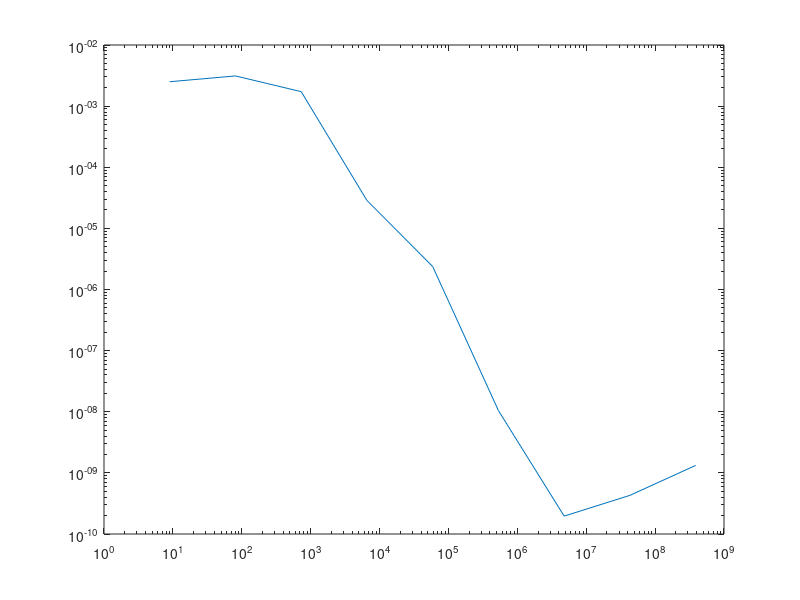

This figure's MATLAB source:
function main_1D_HPS_converge
% this is a full 1D HPS code

% number of chebyshev discretization points per leaf
Ncheb = 9;
%box_geom = geometry for which the problem is considered
%box_geom = domain = Omega
box_geom = [0 1];


%  number of levels in the HPS method
L = 1:10;
% xp  = a point in box_geom where we want to
%       look at the convergence.
xp = 0.1;
% upt(j) = approximate solution at xp with L(j)
%           discretization points.
upt = zeros(1,length(L));


for j =1:length(L)
    %nlevel = number of levels in the tree;
    nlevel = L(j);

    % precompute the solver
    NODES = create_solver(Ncheb,box_geom,nlevel);

    xxext = NODES{13,1};
    % create the boundary data
    [ubdy,~] = create_bdy_data(xxext);

    % build the particular solution operators
    [u] = upward_sweep(NODES);

    % Create solution that specified by boundary
    % data

    [u] = downward_sweep(NODES,u,ubdy');

    % create a list of all the leaf boxes
    leaf_list = makeleaf_list(NODES);

    %  sweep over leaves to find box that xp lives
    %  in and compute the approximate
    for l = 1:length(leaf_list)
        jbox = leaf_list(l);
        box = NODES{1,jbox};
        % figure out if the
        if (xp>box(1) && xp<=box(2))
            % points in the leaf box
            xx = NODES{10,jbox};
            % create interpolation
            Interp = LOCAL_interpolation_matrix(xp',xx');
            % extract the solution on the leaf box
            uapp = u{2,jbox};
            % create the approximate soluiton at xp
            upt(j) =Interp*uapp;
        end
    end
end
ima = sqrt(-1);
kh = 10;
uex = exp(ima*kh*xp);

% look at the convergence
err = zeros(1,length(L)-1);
for j = 1:length(L)
    if j>1
        err(1,j-1) = abs(upt(j)-upt(j-1))/abs(upt(j));
    end
end

% plot of the N vs error
figure(2)
loglog(Ncheb.^L(1:end-1),err)

% p estimate order
nn = Ncheb.^L(1:end-1);
h = 1./nn;
log(abs(err(1,1:end-1)./err(1,2:end)))


return

function NODES = create_solver(Ncheb,box_geom,nlevel)

% create the binary tree
NODES = create_tree(box_geom,nlevel);

nboxes = size(NODES,2);

for ibox = nboxes:-1:1
    if NODES{5,ibox} ==0
        NODES = process_leaf(ibox,NODES,Ncheb);
    else
        NODES = mergetwo(NODES,ibox);
    end


end



return


function NODES = create_tree(box_geom,nlevel)

nboxes = 0;
for j = 0:nlevel
    nboxes = nboxes+2^j;
end

NODES = cell(50,nboxes);

NODES{1,1} = box_geom;
NODES{2,1} = 0;

icount = 1;
for ibox = 1:nboxes-2^nlevel
    ison1 = icount+1;
    ison2 = icount+2;
    box_geom = NODES{1,ibox};
    mid = 0.5*(box_geom(1)+box_geom(2));
    NODES{1,ison1} = [box_geom(1) mid];
    NODES{1,ison2} = [mid box_geom(2)];
    NODES{4,ibox} = [ison1 ison2];
    NODES{5,ibox} = 2;
    NODES{3,ison1} = ibox;
    NODES{3,ison2} = ibox;
    NODES{2,ison1} = NODES{1,ibox}+1;
    NODES{2,ison2} = NODES{1,ibox}+1;
    NODES{5,ison1} = 0;
    NODES{5,ison2} = 0;
    icount = icount+2;
end

return


function src = create_source(xx)
% xx are the interior points
% src = -sin(xx);

% alpha = 1/(5*pi);
% src  = -2./(alpha+xx).^3.*cos(1./(alpha+xx));

src = 1/sqrt(.1*pi)*exp(-(xx-0.875).^2/0.05);


return

function [ubdy,un] = create_bdy_data(xx)
% xx are the points on the boundary

% % u at boundary
% ubdy = sin(xx);
% % flux of solution at boundary
% un = cos(xx);

alpha = 1/(5*pi);
kh = 10;
ima = sqrt(-1);
% ubdy = 0*sin(1./(alpha+xx));
% un = -1./(alpha+xx).^2.*cos(1./(alpha+xx));
ubdy = exp(ima*kh*xx);
un = ima*kh*exp(ima*kh*xx);

return

function [xvec,D] = get_cheb(N_side,a)

[D,xvec] = LOCAL_cheb(N_side-1);
xvec     = a*xvec(end:(-1):1);
D        = (1/a)*D;


return

function [NODES] = process_leaf(ibox,NODES,Ncheb)

box_geom = NODES{1,ibox};
a = 0.5*(box_geom(2)-box_geom(1));
xc = 0.5*(box_geom(2)+box_geom(1));

[xvec,D] = get_cheb(Ncheb,a);


xx = xc + xvec;
hmin = xvec(2)-xvec(1);

% get ordering for points.
Jint     = find(abs(xvec) < (a - 0.5*hmin));
Jext = LOCAL_complement_vector(Jint,Ncheb);

%create the derivative operator. Here it d^2/dx^2
% A = D^2;

kappa = 10;
m = 200;
c = 2 +2./(1+exp(m*(xx-0.2)));
d = (kappa./c).^2;
A = -D^2-diag(d);


F                = inv(A(Jint,Jint));
% Create particular solution operator
S             = zeros(Ncheb,length(Jext));
S(Jext,:) = eye(length(Jext));
S(Jint,:)     =  -F*A(Jint,Jext);

NODES{24,ibox} = S;
T  = -D(Jext,:)*S;
NODES{23,ibox} = T;
% create homogenous solution operator.
Fbig         = zeros(Ncheb,length(Jint));
Fbig(Jint,:) = F;
H = -D(Jext,:)*Fbig;

% particular solution
%  the solution operator
NODES{25,ibox} = Fbig;
%  for creating normal derivative.
NODES{26,ibox} = H;

NODES{10,ibox} = xx;
NODES{13,ibox} = xx(Jext);
NODES{28,ibox} = Jint;


return


function indc = LOCAL_complement_vector(indi,N)
indtmp = 1:N;
indtmp(indi) = 2*N*ones(1,length(indi));
indtmp = sort(indtmp);
indc = indtmp(1:(N - length(indi)));
return
%%%%%%%%%%%%%%%%%%%%%%%%%%%%%%%%%%%%%%%%%%%%%%%%%%%%%%%%%%%%%%%%%%%%%%%%%%%
% This function computes the Chebyshev nodes on [-1,1].
% It also computes a differentiation operator.
% It is modified from a code by Nick Trefethen.
%%%%%%%%%%%%%%%%%%%%%%%%%%%%%%%%%%%%%%%%%%%%%%%%%%%%%%%%%%%%%%%%%%%%%%%%%%%

function [D,x] = LOCAL_cheb(N)

if N==0
    D=0;
    x=1;
    return
end
x = cos(pi*(0:N)/N)';
c = [2; ones(N-1,1); 2].*(-1).^(0:N)';
X = repmat(x,1,N+1);
dX = X-X';
D  = (c*(1./c)')./(dX+(eye(N+1)));      % off-diagonal entries
D  = D - diag(sum(D'));                 % diagonal entries

return

function NODES = mergetwo(NODES,ibox)

ison1 = NODES{4,ibox}(1);
ison2 = NODES{4,ibox}(2);
Tw    = NODES{23,ison1};
Te    = NODES{23,ison2};
yyw = NODES{13,ison1};
yye = NODES{13,ison2};

NODES{1,ibox} = [NODES{1,ison1}(1) NODES{1,ison2}(2)];

%%% Set up the three index vectors.
J1w = find(yyw == (NODES{01,ison1}(1)));
J3w = find(yyw > (NODES{01,ison1}(1)));
J2e = find(yye == (NODES{01,ison2}(2)));
J3e = find(yye < (NODES{01,ison2}(2) ));

% %%% Construct the solution operator.
U = (Tw(J3w,J3w) - Te(J3e,J3e))\[-Tw(J3w,J1w), Te(J3e,J2e)];

%%% Construct the new NfD operator;
T = [Tw(J1w,J1w), zeros(length(J1w),length(J2e));...
    zeros(length(J2e),length(J1w)), Te(J2e,J2e)] + ...
    [Tw(J1w,J3w); Te(J2e,J3e)] * U;

%%% Assemble the nodes in the external ring, and order them appropriately.

yyext = [yyw(J1w),yye(J2e)];

% % % %%% Store away various objects
NODES{13,ibox} = yyext;    % Index vector for the external (gauss) nodes.
NODES{14,ibox} = yyw(J3w);         % Index vector for the internal (gauss) nodes.
NODES{23,ibox} = T;  % NfD operator   [gauss-ext] <- [gauss-ext]
NODES{24,ibox} = U;       % Solve operator [gauss-int] <- [gauss-ext]
NODES{25,ibox} = inv((Tw(J3w,J3w) - Te(J3e,J3e)));
tmp = [Tw(J1w,J3w); Te(J2e,J3e)]*NODES{25,ibox};
NODES{26,ibox} =tmp;% tmp(indtmp,:);
NODES{28,ibox} = J3e;


return


function[u] = upward_sweep(NODES)
% v = solution on Gaussian nodes on top
%     level.
nboxes = size(NODES,2);

u = cell(4,nboxes);


% v_n = neumann data

%  u(1,:) =  the solution
%      at the gaussian points on the boundary
%      of the box.

% u{2,:} = particular solution on the boundary

% n = Ncheb-2;

% u{3,:} = neumann data from particular solution


% upward pass ==== collect all particular solutions
% and neumann data

for ibox = nboxes:-1:1
    if NODES{5,ibox} == 0
        xxloc = NODES{10,ibox};
        ind = NODES{28,ibox};
        % compute source
        g = create_source(xxloc(ind));
        %compute solution due to source
        u{2,ibox} = NODES{25,ibox}*g;
        % compute neumann data from particular solution
        u{3,ibox} = NODES{26,ibox}*g;

    else
        ison1 = NODES{4,ibox}(1);
        ison2 = NODES{4,ibox}(2);
        hA = u{3,ison1};
        hB = u{3,ison2};

        h3A = hA(2);%#ok
        h3B = hB(1);%#ok

        u{2,ibox} = NODES{25,ibox}*(-h3A+h3B);

        he = [hA(1);hB(2)] + NODES{26,ibox}*(-h3A+h3B);
        u{3,ibox} = he;

    end

end

return

function [u] = downward_sweep(NODES,u,v)

% solution on the boundary
u{1,1} = v;


for ibox = 1:size(NODES,2)
    if (NODES{5,ibox} > 0)
        %%% ibox is a parent. In this case, map solution on the exterior Gauss
        %%% nodes to the solution on the Gauss nodes on the interface.
        % update children
        ison1 = NODES{4,ibox}(1);
        ison2 = NODES{4,ibox}(2);
        uloc = u{1,ibox};
        vloc = NODES{24,ibox}*u{1,ibox}+u{2,ibox};  % find the solution on the interior for child1

        %  propogate solution to children boxes
        u{1,ison1} = [uloc(1);vloc];
        u{1,ison2} = [vloc;uloc(2)];

    else
        %%% ibox is a leaf. In this case, map solution on the exterior Gauss
        %%% nodes to the solution on the Chebyshev nodes associated with the leaf.
        %                     Homogenous solution   + particular
        u{2,ibox} = NODES{24,ibox}*u{1,ibox}+u{2,ibox};

    end
end

return

function leaf_list = makeleaf_list(NODES)

% this function makes a list of all the leaf boxes

nboxes = size(NODES,2);
leaf_list =[];
for ibox = 1:nboxes
    if NODES{5,ibox} == 0
        leaf_list = [leaf_list, ibox];
    end

end
return

%%%%%%%%%%%%%%%%%%%%%%%%%%%%%%%%%%%%%%%%%%%%%%%%%%%%%%%%%%%%%%%%%%%%%%%%%%%
function L = LOCAL_interpolation_matrix(x,pointx)

n  = size(pointx,2);
L2 = ones(n,size(x,2));
for i=1:n
    for j=1:n
        if (i~=j)
            L2(i,:)=L2(i,:).*(x-pointx(j))/(pointx(i)-pointx(j));
        end
    end
end
L = L2.';

return


